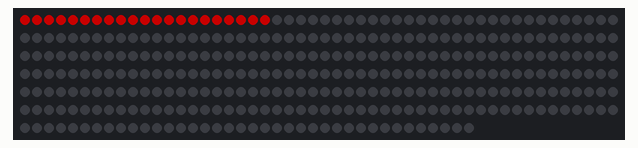
This sketch was run on a simulated Arduino Uno, built with avr-gcc and run on an emulated ATmega328P. Parts: 338 RGB LEDs in strip order, left to right, continuing on the next row. Dim RGB values are drawn brighter than linear.

Above: at 0.47 s.
At 1.99 s:
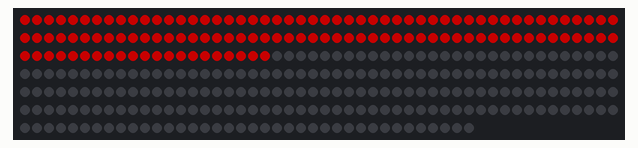
At 3.4 s:
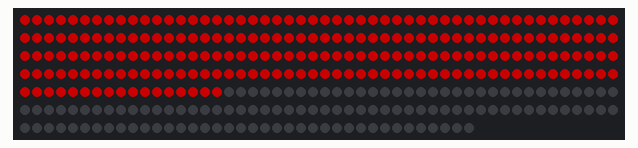
At 5.42 s:
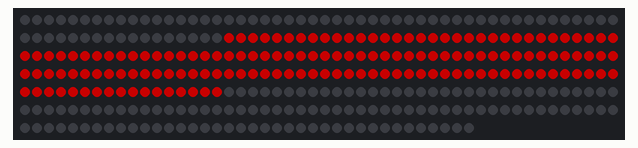
At 6.96 s:
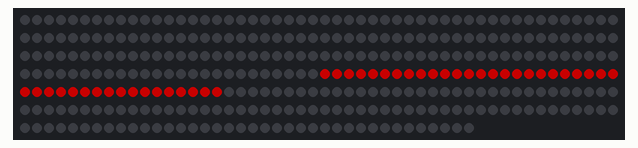

The sketch:

prueba_izq.ino
```cpp
#include <FastLED.h>

#define NUM_LEDS2 338 //36
#define DATA_PIN2 8

CRGB leds2[NUM_LEDS2];

#define INITIAL_BRIGHTNESS 100
#define FRAMES_PER_SECOND 1

void setup() {
  FastLED.addLeds<WS2812B, DATA_PIN2, GRB>(leds2, NUM_LEDS2).setCorrection(TypicalLEDStrip);
  FastLED.setBrightness(INITIAL_BRIGHTNESS);
}

void loop() {
  gradualFill(leds2, 217, CRGB::Red);
  /*delay(1000);
  gradualFill(leds2, NUM_LEDS2, CRGB::Green);
  delay(1000);
  gradualFill(leds2, NUM_LEDS2, CRGB::Blue);*/
  delay(1000);
  clean(leds2);
  delay(2000);
}

void gradualFill(CRGB* ledArray, int numLeds, CRGB color) {
  for (int i = 0; i < numLeds; i++) {
    ledArray[i] = color;
    FastLED.show();
    delay(10 / FRAMES_PER_SECOND / 4);
  }
}

void clean(CRGB* ledArray) {
  for (int i = 0; i < NUM_LEDS2; i++) {
    ledArray[i] = 0;
    FastLED.show();
    delay(1);
  }
}
```

Measured:
- by itself, everything shown: repeats every 11.2 s, in 23 steps
